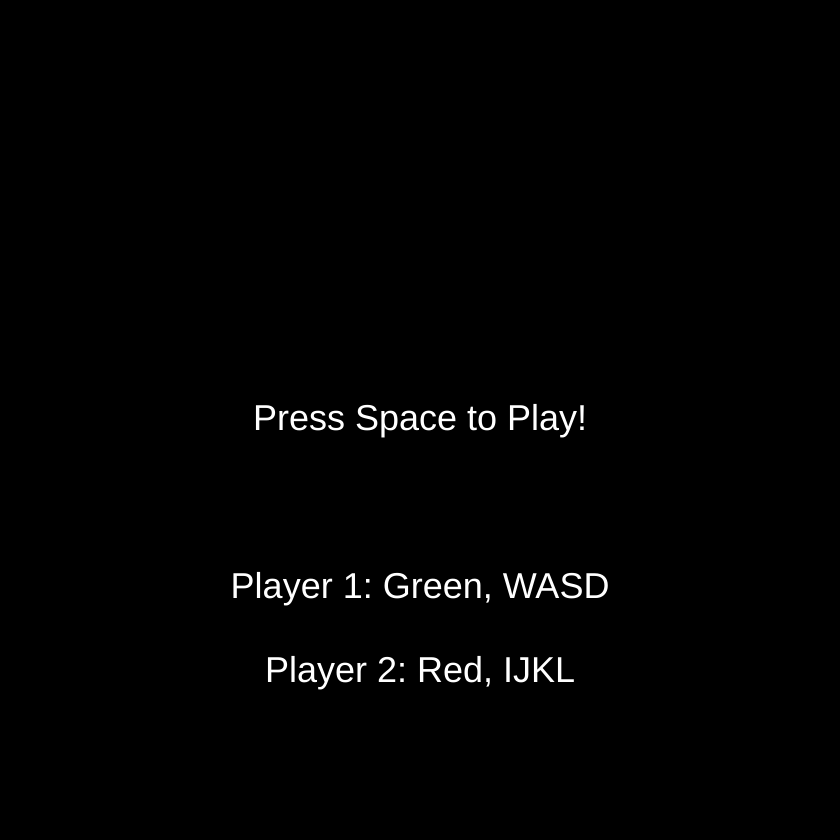
Frame 1 (no input)
Frame 60 (no input): identical to frame 1, image omitted
Frame 120 (the mouse pressed at the canvas centre since frame 60): identical to frame 1, image omitted

The p5.js sketch that drew this single still picture (run headless with seeded random() and noise() and a simulated clock; from frame 60 on, the mouse is pressed at the canvas centre):

// p5.js sketch
// ── sketch.js
const size = 840;
const grid_size = 20;
const grid_amount = size / grid_size;

gs = "start"

let snakes = [
  {
    direction: "right",
    direction2: "right",
    segments: [{x:3, y:1}, {x:2, y:1}, {x:1, y:1}],
    llsegment: {x:1, y:1}
  },
  {
    direction: "left",
    direction2: "left",
    segments: [{x:grid_amount - 4, y:grid_amount - 2}, {x:grid_amount - 3, y:grid_amount - 2}, {x:grid_amount - 2, y:grid_amount - 2}],
    llsegment: {x:grid_amount - 2, y:grid_amount - 2}
    }
]

let results = new Array(snakes.length).fill(false)

function setup() {
createCanvas(size, size)
}

function draw() {
    // makes background, and grid
    if (gs == "start") {
        background(0)
        textAlign(CENTER, CENTER)
        fill(255)
        textSize(36)
        text("Press Space to Play!", size / 2, size / 2)
        text("Player 1: Green, WASD", size / 2, size * 7 / 10)
        text("Player 2: Red, IJKL", size / 2, size * 8 / 10)
    }
    if (gs == "play") {
background(100);
    stroke(100, 100, 100);
    fill(0, 0, 0);
    for (let x = 0; x < grid_amount; x++) {
        rect(x * grid_size, 0, grid_size, grid_size)
        rect(x * grid_size, (grid_amount - 1) * grid_size, grid_size, grid_size)
    }
    for (let y = 1; y < grid_amount - 1; y++) {
        rect(0, y * grid_size, grid_size, grid_size)
        rect((grid_amount - 1) * grid_size, y * grid_size, grid_size, grid_size)
    }

    fill(120, 230, 120);
    for (let y = 1; y < grid_amount - 1; y++) {
        for (let x = 1; x < grid_amount - 1; x++) {
            rect(x * grid_size, y * grid_size, grid_size, grid_size)
        }
    }

    // snakes move
    if (frameCount % 5 == 0) {
        snake_move(snakes[0])
        snake_move(snakes[1])
    }

    // draw snakes
    stroke(0)

    fill(255, 255, 255)
    rect(snakes[0].segments[0].x * grid_size, snakes[0].segments[0].y * grid_size, grid_size, grid_size)
    fill(0, 255, 0)
    snake_draw(snakes[0])

    fill(255, 255, 255)
    rect(snakes[1].segments[0].x * grid_size, snakes[1].segments[0].y * grid_size, grid_size, grid_size)
    fill(255, 0, 0)
    snake_draw(snakes[1])

    // collsion checks -> stores in results
    results = collision(snakes)

    // check if collision: if does, other guy wins. if both collides -> tie
    conclusion(results)

    // lengthen snakes
    if (frameCount % 50 == 0) {
        snake_longer(snakes[0]);
        snake_longer(snakes[1]);
        }
    }
}

function snake_draw (snake) {
    for (let i = 1; i < snake.segments.length; i++) {
        rect(snake.segments[i].x * grid_size, snake.segments[i].y * grid_size, grid_size, grid_size)
    }
}

function snake_move (snake) {
    snake.direction = snake.direction2

    if (snake.direction == 'up') {
        snake.segments.unshift({x: snake.segments[0].x, y: snake.segments[0].y - 1})
    }
    else if (snake.direction == 'left') {
        snake.segments.unshift({x: snake.segments[0].x - 1, y: snake.segments[0].y})
    }
    else if (snake.direction == 'down') {
        snake.segments.unshift({x: snake.segments[0].x, y: snake.segments[0].y + 1})
    }
    else if (snake.direction == 'right') {
        snake.segments.unshift({x: snake.segments[0].x + 1, y: snake.segments[0].y})
    }
    snake.llsegment.x = snake.segments[snake.segments.length - 1].x
    snake.llsegment.y = snake.segments[snake.segments.length - 1].y
    snake.segments.pop()
}

function collision (snakes) {
    let results = new Array(snakes.length).fill(false);
    for (let i = 0; i < snakes.length; i++) {
        // perimeter
        if (snakes[i].segments[0].x == 0 || snakes[i].segments[0].x == grid_amount - 1 || snakes[i].segments[0].y == 0 || snakes[i].segments[0].y == grid_amount - 1) {
            results[i] = true
            continue
        }
        // self
        for (let j = 1; j < snakes[i].segments.length; j++) {
            if (snakes[i].segments[0].x == snakes[i].segments[j].x && snakes[i].segments[0].y == snakes[i].segments[j].y) {
                results[i] = true
                break
            }
        }
        if (results[i]) {
            continue
        }
        // other
        for (let j = 0; j < snakes.length; j++) {
            if (j == i) {
                continue;
            }
            for (let k = 0; k < snakes[j].segments.length; k++) {
                if (snakes[i].segments[0].x == snakes[j].segments[k].x && snakes[i].segments[0].y == snakes[j].segments[k].y) {
                    results[i] = true
                    break
                }
            }
            if (results[i]) {
                break
            }
        }
        if (results[i]) {
            continue
        }
    }
    return results
}


function conclusion (results) {
    let alive = []
    for (let i = 0; i < results.length; i++) {
        if (!results[i]) {
            alive.push(i)
        }
    }

    textAlign(CENTER, CENTER)
    fill(255)
    textSize(36)

    if (alive.length == 0) {
        text("Tie!", size / 2, size / 2)
        gs = "end"
    }
    else if (alive.length == 1) {
        text("Player " + (alive[0] + 1) + " wins!", size / 2, size / 2)
        gs = "end"
    }
}


function snake_longer (snake) {
    snake.segments.push({x: snake.llsegment.x, y: snake.llsegment.y})
}

function keyPressed() {
    //mode
    if(keyCode == 32) {
        if(gs == "start") {
            gs = "play"
        }
        else if(gs == "end") {
            resetGame();
        }
    }

    //movement
    // player 1
    if ((key == 'W' || key == 'w') && snakes[0].direction !== 'down') {
        snakes[0].direction2 = 'up'
    }
    else if ((key == 'A' || key == 'a') && snakes[0].direction !== 'right') {
        snakes[0].direction2 = 'left'
    }
    else if ((key == 'S' || key == 's') && snakes[0].direction !== 'up') {
        snakes[0].direction2 = 'down'
    }
    else if ((key == 'D' || key == 'd') && snakes[0].direction !== 'left') {
        snakes[0].direction2 = 'right'
    }

    // player 2
    if ((key == 'I' || key == 'i') && snakes[1].direction !== 'down') {
        snakes[1].direction2 = 'up'
    }
    else if ((key == 'J' || key == 'j') && snakes[1].direction !== 'right') {
        snakes[1].direction2 = 'left'
    }
    else if ((key == 'K' || key == 'k') && snakes[1].direction !== 'up') {
        snakes[1].direction2 = 'down'
    }
    else if ((key == 'L' || key == 'l') && snakes[1].direction !== 'left') {
        snakes[1].direction2 = 'right'
    }
}

function resetGame() {
snakes = [
  {
    direction: "right",
    direction2: "right",
    segments: [{x:3, y:1}, {x:2, y:1}, {x:1, y:1}],
    llsegment: {x:1, y:1}
  },
  {
    direction: "left",
    direction2: "left",
    segments: [{x:grid_amount - 4, y:grid_amount - 2}, {x:grid_amount - 3, y:grid_amount - 2}, {x:grid_amount - 2, y:grid_amount - 2}],
    llsegment: {x:grid_amount - 2, y:grid_amount - 2}
    }
]

results = new Array(snakes.length).fill(false)
    gs = "start"
}
